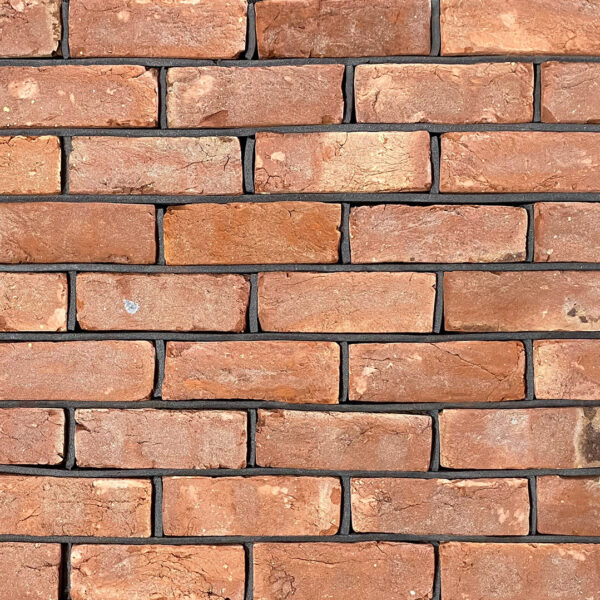
#> input picture brick photos/Old-Red-Sandstock-Bricks-225-x-106-600x600.jpg, 600 x 600 px
$ python -i roger.py   (imports and definitions only)
#> lines starting #> are read from the running program, lines starting #| are printed output that depends on the picture; after the words box and inside, x2 and y2 are one past the last pixel; in counts of white or black regions, pixels touching at a corner belong together
#> further down, picture is the input picture: shape (600, 600, 3); mean B, G, R 109.7, 135.4, 185.5
import numpy as np
import cv2
from matplotlib import pyplot as plt
from mpl_toolkits.mplot3d import Axes3D
from tkinter import Tk, Button, Label, filedialog
from tkinter import messagebox
from PIL import Image, ImageTk

class Brick:
    # [50 lines left out: functions __init__, is_valid, calculate_brightness, calculate_average_color, not called in this run]


def process_image(image):
    gray = cv2.cvtColor(image, cv2.COLOR_BGR2GRAY)
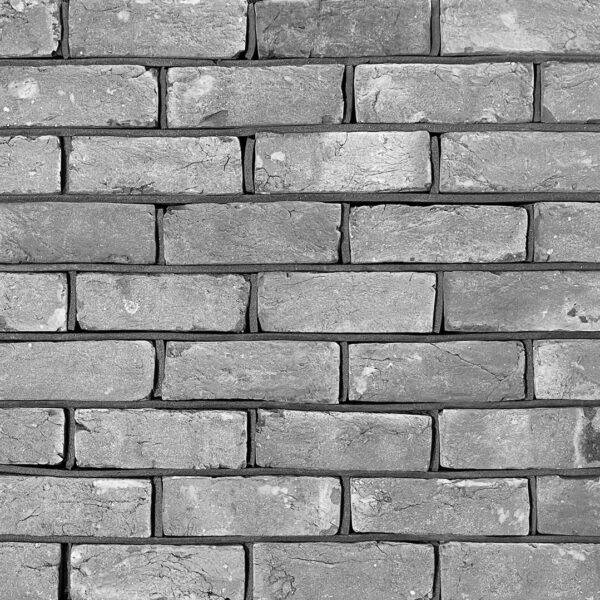
#> gray: shape (600, 600); min 0, max 253, mean 147.4
    blur = cv2.GaussianBlur(gray, (55, 55), 0)
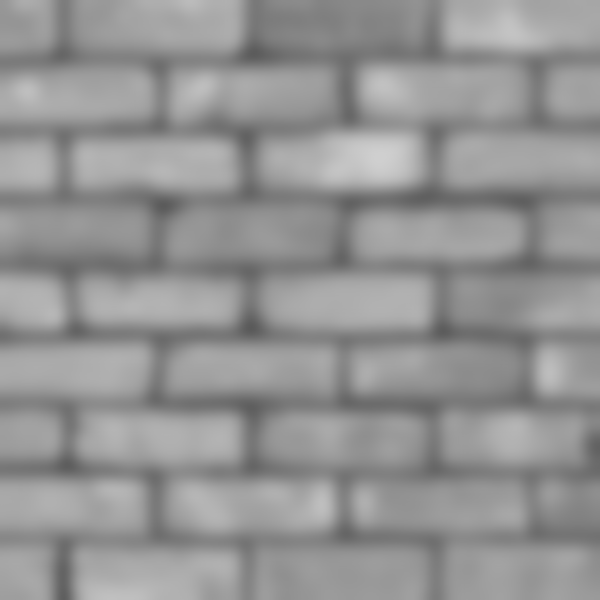
#> blur: shape (600, 600); min 90, max 207, mean 147.4
    thresh = cv2.threshold(blur, 0, 255, cv2.THRESH_BINARY + cv2.THRESH_OTSU)[1]
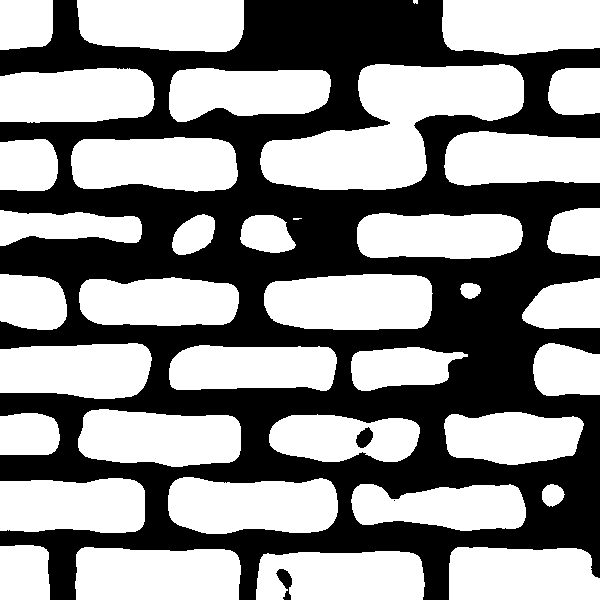
#> thresh: shape (600, 600); 55.3% white; 4 black regions (1 under 20 px), largest, box (x1, y1, x2, y2) and area: (0, 0, 600, 600) 160483, (276, 569, 292, 600) 249, (356, 427, 373, 448) 237
    kernel = np.ones((30, 30), np.uint8)
    opening = cv2.morphologyEx(thresh, cv2.MORPH_OPEN, kernel)
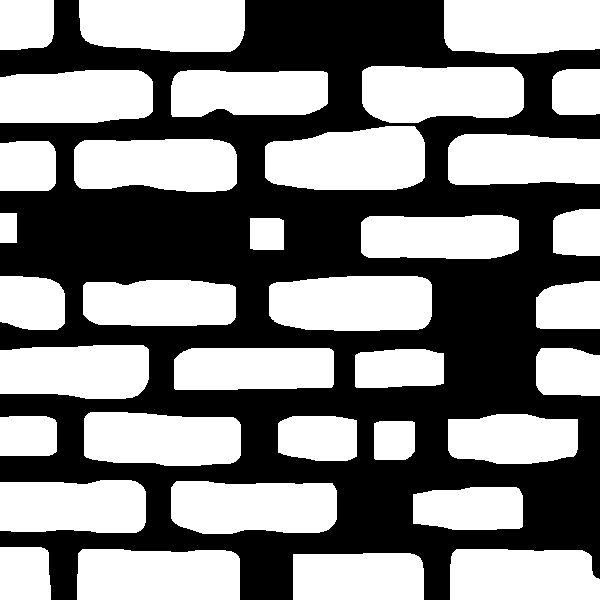
#> opening: shape (600, 600); 51.3% white; 1 black region
    contours = cv2.findContours(opening, cv2.RETR_EXTERNAL, cv2.CHAIN_APPROX_SIMPLE)
#> contours = 35 contours; largest, box (x1, y1, x2, y2) and area: (265, 126, 425, 190) 8558, (269, 276, 432, 331) 8084, (362, 66, 524, 123) 7996, (444, 0, 600, 54) 7854, (79, 0, 245, 52) 7850
    contours = contours[0] if len(contours) == 2 else contours[1]

    brick_coords = []
    for contour in contours:
        rect = cv2.minAreaRect(contour)
        box = cv2.boxPoints(rect)
        box = np.int32(box)
        box_points = [(int(point[0]), int(point[1])) for point in box]
        brick_coords.append(box_points)
#> this loop made 35 passes
#> (rect, box_points) on passes 1 to 7: (((358, 576), (46, 130), -90), [(423, 599), (293, 599), (293, 553), (423, 553)]), (((524.5, 574), (50, 149), -90), [(599, 599), (450, 599), (450, 549), (599, 549)]), (((158, 574), (50, 162), -90), [(239, 598), (77, 598), (77, 548), (239, 548)]), (((25, 573), (52, 50), -90), [(50, 599), (0, 599), (0, 547), (50, 547)]), (((467.5, 508), (42, 109), -90), [(522, 529), (413, 529), (413, 487), (522, 487)]), (((253.5, 507), (52, 165), -90), [(336, 533), (171, 533), (171, 481), (336, 481)]), (((72.5, 506), (52, 145), -90), [(145, 532), (0, 532), (0, 480), (145, 480)])
#> (contour, rect, box_points) on pass 23: ([[0, 213], [0, 242], [16, 242], [16, 213]], ((8, 227.5), (29, 16), -90), [(16, 242), (0, 242), (0, 213), (16, 213)])
#> after the loop, brick_coords = 35 items

    return brick_coords


# [32 lines left out: functions plot_rgb_colors, show_image, not called in this run]


class BrickAnalyzerApp:
    # [79 lines left out: functions __init__, upload_image, show_image, not called in this run]

# [4 lines not run here, left out]

>>> import cv2
>>> picture = cv2.imread('brick photos/Old-Red-Sandstock-Bricks-225-x-106-600x600.jpg')
>>> result = process_image(picture)
#> result = 35 items

$ run again, on brick photos/Tumbled-Old-Red-Brick-Paver-600x600.jpg
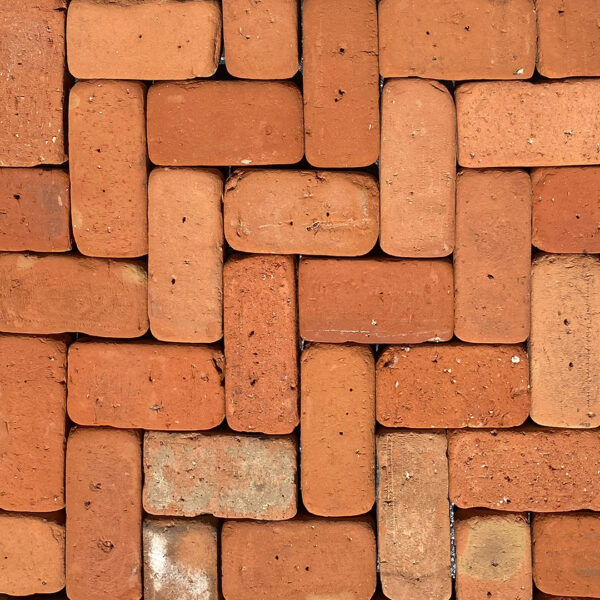
#> input picture brick photos/Tumbled-Old-Red-Brick-Paver-600x600.jpg, 600 x 600 px
#> picture is the input picture: shape (600, 600, 3); mean B, G, R 77.6, 120.7, 198.6
#> in process_image, `thresh = cv2.threshold(blur, 0, 255, cv2.THRESH_BINARY + cv2.THRESH_OT..`:
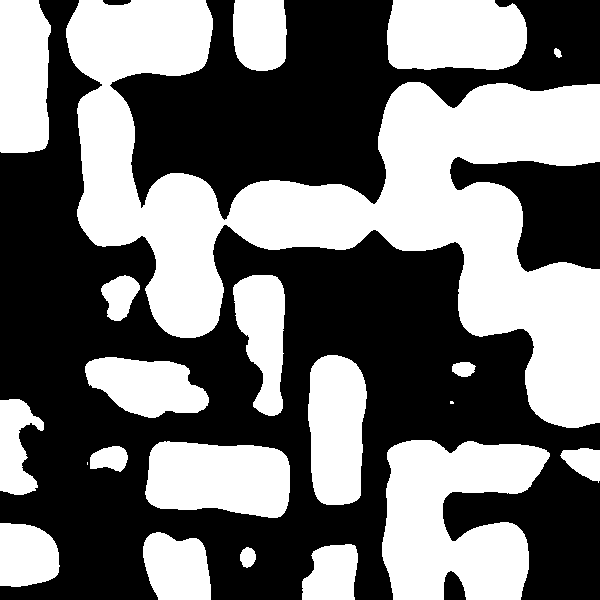
#> thresh: shape (600, 600); 45.1% white; 21 white regions (2 under 20 px), largest, box (x1, y1, x2, y2) and area: (66, 0, 600, 428) 81141, (382, 440, 550, 600) 18939, (145, 441, 290, 518) 9308
#> in process_image, `opening = cv2.morphologyEx(thresh, cv2.MORPH_OPEN, kernel)`:
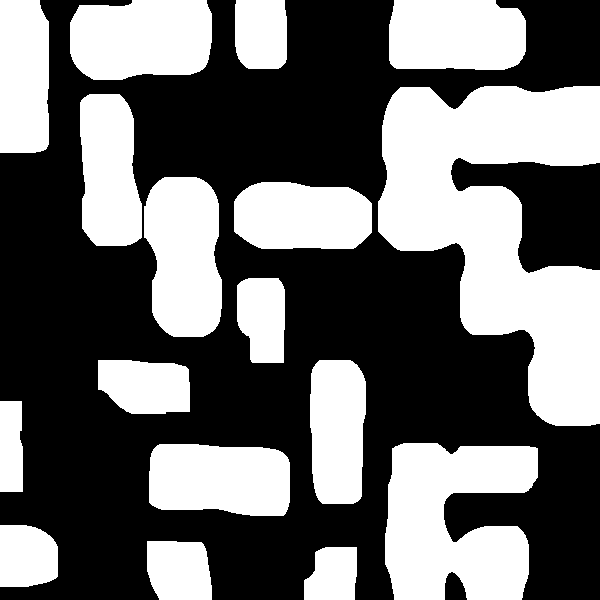
#> opening: shape (600, 600); 42.3% white; 17 white regions
#> contours = 17 contours; largest, box (x1, y1, x2, y2) and area: (378, 86, 600, 426) 41621, (385, 443, 538, 600) 17856, (144, 177, 222, 337) 10239, (70, 0, 212, 80) 9898, (149, 444, 290, 516) 8926
#> the loop in process_image, `for contour in contours:` made 17 passes
#> (rect, box_points) on passes 1 to 4: (((330, 573), (52, 52), -90), [(356, 599), (304, 599), (304, 547), (356, 547)]), (((179, 570), (58, 64), -90), [(211, 599), (147, 599), (147, 541), (211, 541)]), (((28.5, 555.5), (61, 57), -90), [(56, 585), (0, 585), (0, 524), (56, 524)]), (((219.3, 479.3), (68.49, 141.3), -87.32), [(288, 516), (147, 510), (150, 441), (291, 448)])
#> after the loop in process_image, `for contour in contours:`: brick_coords = 17 items

$ run again, on brick photos/Wallpaper-Kemra-ClassicRedBrick-NEW-1.jpg
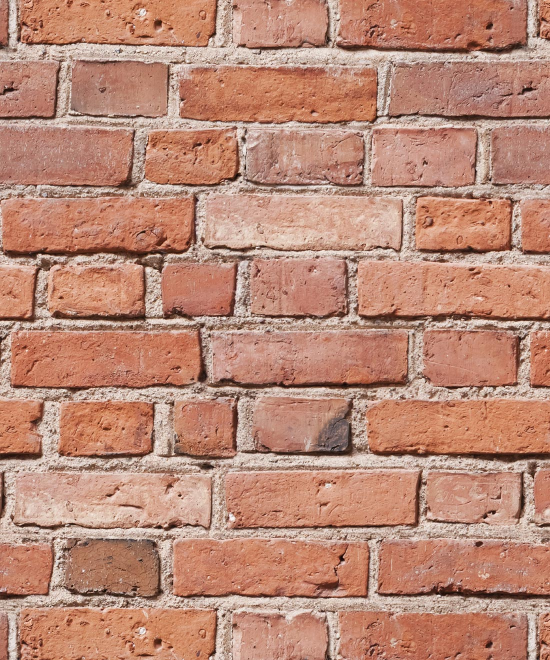
#> input picture brick photos/Wallpaper-Kemra-ClassicRedBrick-NEW-1.jpg, 1100 x 1320 px (shown at 1/2 size)
#> picture is the input picture: shape (1320, 1100, 3); mean B, G, R 118.2, 137.6, 187.4
#> in process_image, `thresh = cv2.threshold(blur, 0, 255, cv2.THRESH_BINARY + cv2.THRESH_OT..`:
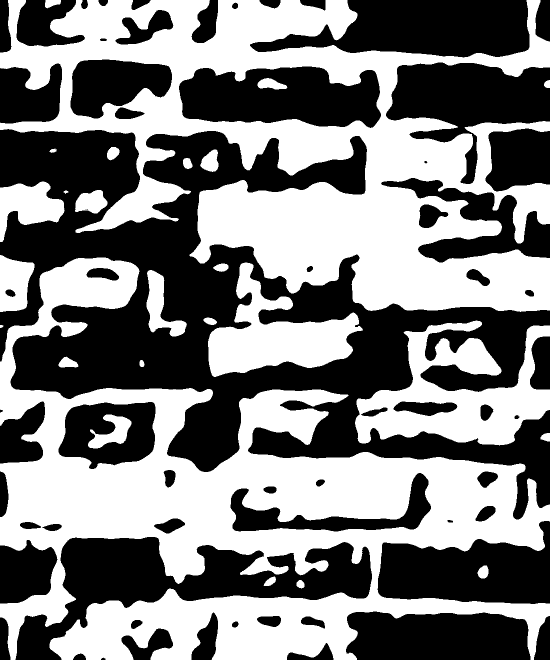
#> thresh: shape (1320, 1100) (shown at 1/2 size); 49.6% white; 27 white regions (1 under 20 px), largest, box (x1, y1, x2, y2) and area: (0, 515, 1100, 1320) 317837, (0, 0, 1100, 624) 295597, (710, 641, 1100, 891) 46812
#> in process_image, `opening = cv2.morphologyEx(thresh, cv2.MORPH_OPEN, kernel)`:
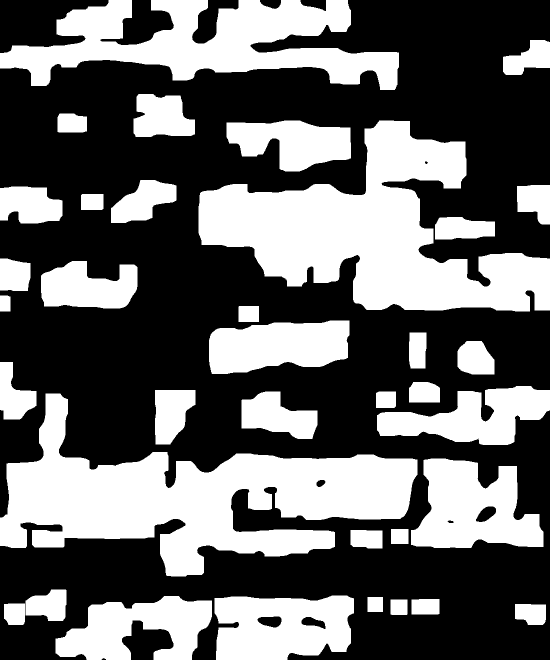
#> opening: shape (1320, 1100) (shown at 1/2 size); 40.2% white; 36 white regions
#> contours = 36 contours; largest, box (x1, y1, x2, y2) and area: (0, 787, 835, 1153) 129604, (397, 241, 1100, 623) 123230, (0, 0, 798, 180) 71627, (822, 917, 1087, 1096) 32130, (429, 1191, 708, 1320) 30808
#> the loop in process_image, `for contour in contours:` made 36 passes
#> (rect, box_points) on passes 1 to 4: (((1060.5, 1228.5), (41, 61), -90), [(1091, 1249), (1030, 1249), (1030, 1208), (1091, 1208)]), (((28.5, 1228), (42, 41), -90), [(49, 1249), (8, 1249), (8, 1207), (49, 1207)]), (((797.5, 1214), (30, 33), -90), [(814, 1229), (781, 1229), (781, 1199), (814, 1199)]), (((850.5, 1213), (30, 55), -90), [(878, 1228), (823, 1228), (823, 1198), (878, 1198)])
#> after the loop in process_image, `for contour in contours:`: brick_coords = 36 items

$ run again, on brick photos/brick_wall.jpg
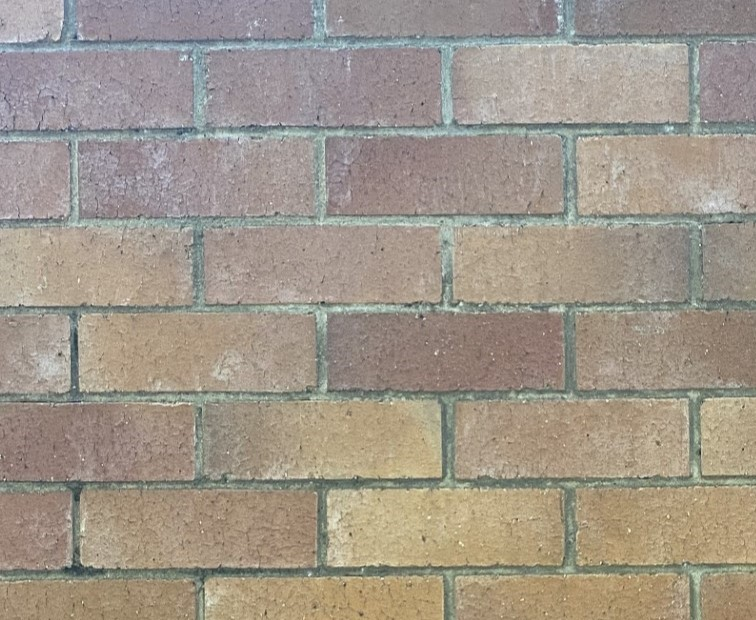
#> input picture brick photos/brick_wall.jpg, 756 x 620 px
#> picture is the input picture: shape (620, 756, 3); mean B, G, R 138.3, 150.7, 160
#> in process_image, `thresh = cv2.threshold(blur, 0, 255, cv2.THRESH_BINARY + cv2.THRESH_OT..`:
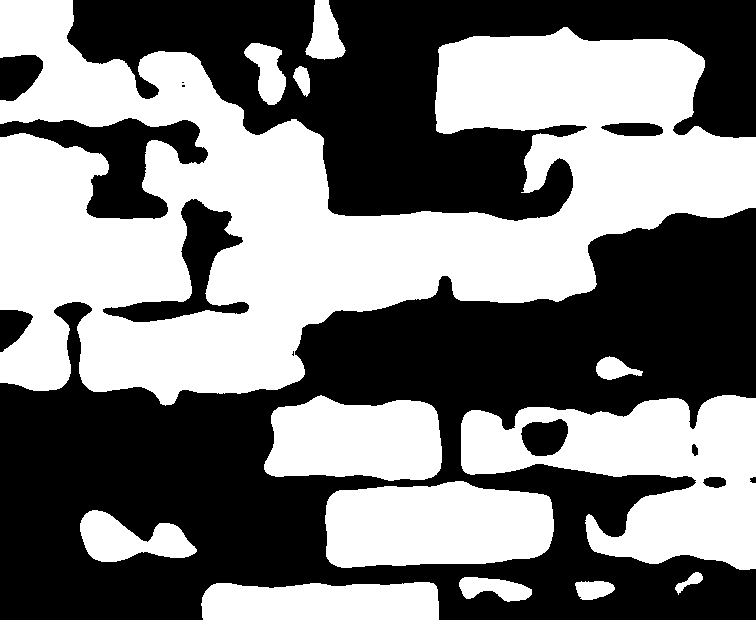
#> thresh: shape (620, 756); 48.2% white; 13 white regions, largest, box (x1, y1, x2, y2) and area: (0, 0, 756, 406) 150056, (461, 395, 756, 570) 28440, (325, 481, 554, 568) 16886
#> in process_image, `opening = cv2.morphologyEx(thresh, cv2.MORPH_OPEN, kernel)`:
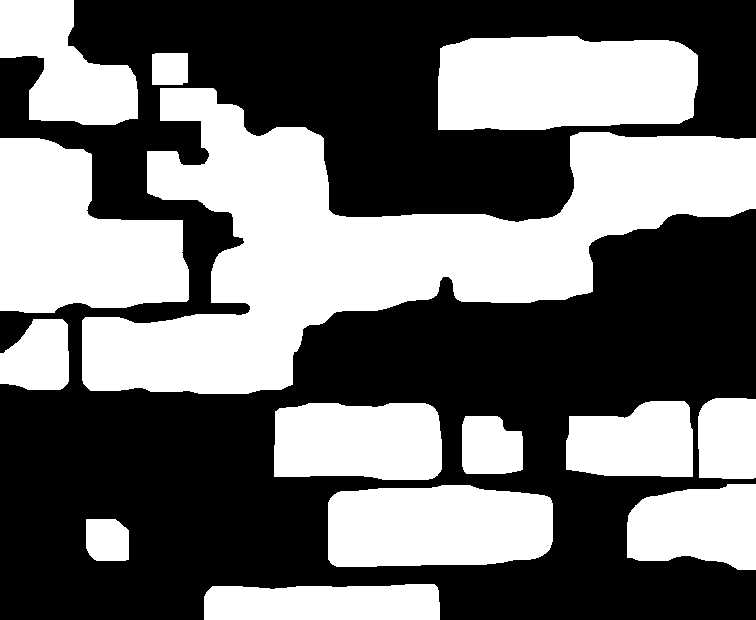
#> opening: shape (620, 756); 43.8% white; 14 white regions
#> contours = 14 contours; largest, box (x1, y1, x2, y2) and area: (82, 88, 756, 394) 79463, (0, 138, 189, 313) 22956, (438, 36, 698, 130) 22029, (328, 485, 553, 567) 16385, (274, 403, 442, 480) 11838
#> the loop in process_image, `for contour in contours:` made 14 passes
#> (rect, box_points) on passes 1 to 5: (((321.5, 601.5), (35, 235), -90), [(439, 618), (204, 618), (204, 583), (439, 583)]), (((107, 539.5), (41, 42), -90), [(128, 560), (86, 560), (86, 519), (128, 519)]), (((439.9, 524.9), (225, 79.8), -1.04), [(328, 566), (326, 487), (551, 482), (553, 562)]), (((691, 526.5), (85, 128), -90), [(755, 569), (627, 569), (627, 484), (755, 484)]), (((492, 444.5), (57, 60), -90), [(522, 473), (462, 473), (462, 416), (522, 416)])
#> after the loop in process_image, `for contour in contours:`: brick_coords = 14 items
